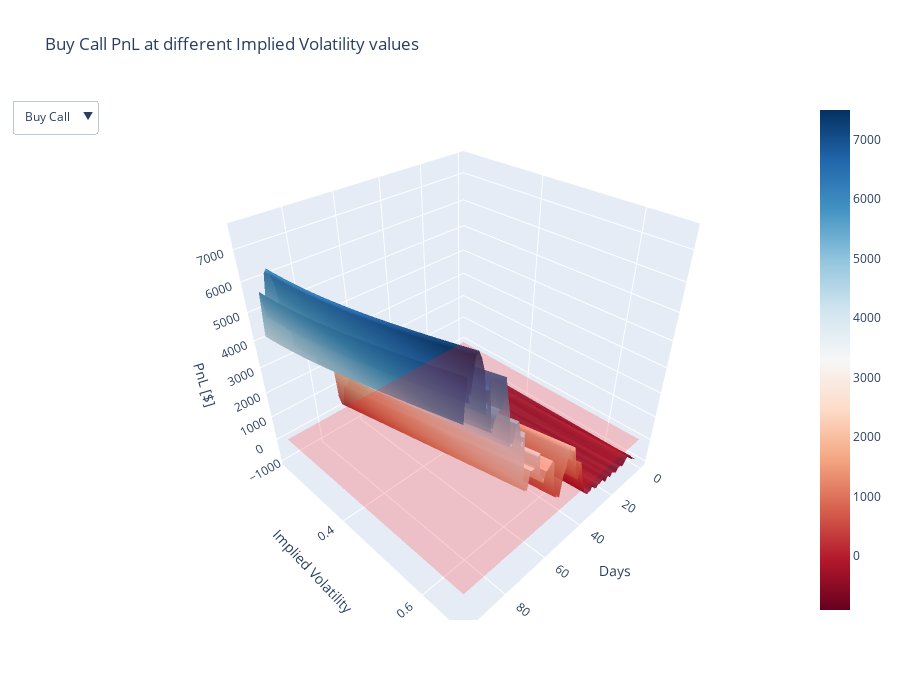

The notebook cell this image was saved under:
### Markdown cell above
#### What about implied volatility?

### Code cell
K = strike_price #fixed this time

premium_call_ask = df.loc['call','ask']
premium_call_bid = df.loc['call','bid']
premium_put_ask = df.loc['put','ask']
premium_put_bid = df.loc['put','bid']

# TIME & VOL GRID
time_days = np.arange(len(stock_prices))
taus = time_days / 252
vols = np.linspace(0.5*vol_call, 1.5*vol_call, 50)
T_mesh, V_mesh = np.meshgrid(time_days, vols)

# GENERIC PnL FUNCTION 
def pnl_surface(position, option_type, premium):
    pnl = np.zeros_like(T_mesh)
    for i, vol in enumerate(vols):
        for j, tau in enumerate(taus):
            S = stock_prices[j]
            price = black_scholes(option_type, S, K, tau, r, vol)
            if position=='buy':
                pnl[i,j] = (price - premium) * contracts * 100 - fees
            else:
                pnl[i,j] = (premium - price) * contracts * 100 - fees
    return pnl

# CALCULATE ALL SURFACES 
surfaces= {"Buy Call":  pnl_surface('buy',  'call', premium_call_ask),
"Sell Call": pnl_surface('sell', 'call', premium_call_bid),
"Buy Put":   pnl_surface('buy',  'put',  premium_put_ask),
"Sell Put":  pnl_surface('sell', 'put',  premium_put_bid)}


bep_plane = np.zeros_like(T_mesh)

# PLOT ALL STRATEGIES WITH DROPDOWN 
fig2 = go.Figure()

# Add first trace as default
first_key = list(surfaces.keys())[0]
fig2.add_trace(go.Surface(x=T_mesh, y=V_mesh, z=surfaces[first_key], colorscale='RdBu', opacity=0.9))
fig2.add_trace(go.Surface(x=T_mesh, y=V_mesh, z=bep_plane, colorscale=[[0,'red'],[1,'red']], opacity=0.2, showscale=False))

# Dropdown menu to change naked option type
buttons = []


for key, surf in surfaces.items():
    buttons.append(dict(
        label=key,
        method='update',
        args=[{'z':[surf, bep_plane]},  # first is PnL, second is BEP
              {'title':f"{key} PnL Surface"}]
    ))

fig2.update_layout(
    updatemenus=[dict(active=0, buttons=buttons)],
    title=f"{first_key} PnL at different Implied Volatility values",
    scene=dict(
        xaxis_title='Days',
        yaxis_title='Implied Volatility',
        zaxis_title='PnL [$]'
    ),
    width=900,
    height=700
)

fig2.show()

### Figure 1 — Plotly figure (JSON) as saved in the notebook; plotly's stock layout.template omitted (floating-point values rounded to 4 significant figures; data arrays with more than 128 entries replaced by an {"elided": "..."} marker saying what was removed)
{"data": [{"colorscale": [[0, "rgb(103,0,31)"], [0.1, "rgb(178,24,43)"], [0.2, "rgb(214,96,77)"], [0.3, "rgb(244,165,130)"], [0.4, "rgb(253,219,199)"], [0.5, "rgb(247,247,247)"], [0.6, "rgb(209,229,240)"], [0.7, "rgb(146,197,222)"], [0.8, "rgb(67,147,195)"], [0.9, "rgb(33,102,172)"], [1, "rgb(5,48,97)"]], "opacity": 0.9, "type": "surface", "x": {"elided": "50x97 int values"}, "y": {"elided": "50x97 float values"}, "z": {"elided": "50x97 int values"}}, {"colorscale": [[0, "red"], [1, "red"]], "opacity": 0.2, "showscale": false, "type": "surface", "x": {"elided": "50x97 int values"}, "y": {"elided": "50x97 float values"}, "z": {"elided": "50x97 int values"}}], "layout": {"height": 700, "scene": {"xaxis": {"title": {"text": "Days"}}, "yaxis": {"title": {"text": "Implied Volatility"}}, "zaxis": {"title": {"text": "PnL [$]"}}}, "title": {"text": "Buy Call PnL at different Implied Volatility values"}, "updatemenus": [{"active": 0, "buttons": [{"args": [{"z": {"elided": "2x50x97 int values"}}, {"title": "Buy Call PnL Surface"}], "label": "Buy Call", "method": "update"}, {"args": [{"z": {"elided": "2x50x97 int values"}}, {"title": "Sell Call PnL Surface"}], "label": "Sell Call", "method": "update"}, {"args": [{"z": {"elided": "2x50x97 int values"}}, {"title": "Buy Put PnL Surface"}], "label": "Buy Put", "method": "update"}, {"args": [{"z": {"elided": "2x50x97 int values"}}, {"title": "Sell Put PnL Surface"}], "label": "Sell Put", "method": "update"}]}], "width": 900}}
